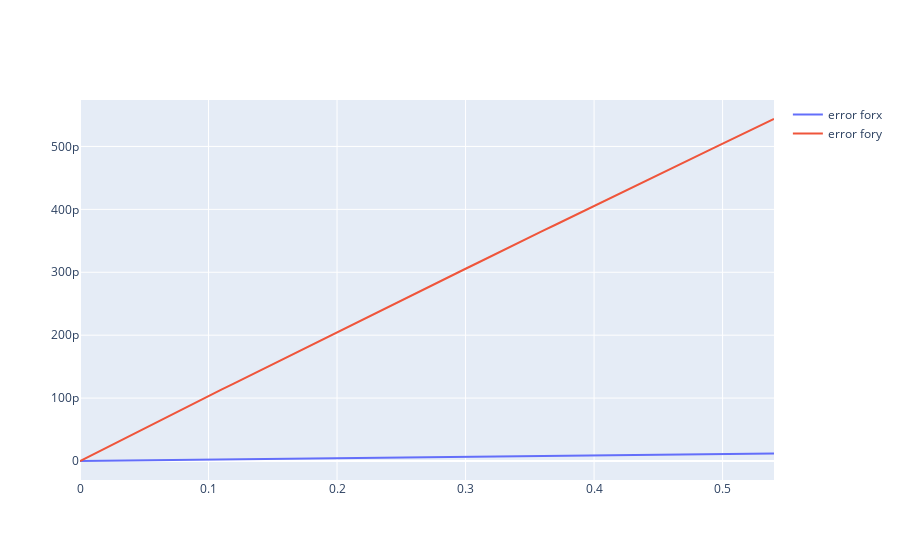

Notebook source saved alongside this figure:
### Markdown cell above
Построим график зависимости модуля разности реального значения функции и значения, полученного методом 3-го порядка от t.

### Code cell
error3 = [[abs(result3[i][j] - result0[i][j]) for j in range(len(result0[i]))] for i in range(len(result0))]
fig2 = go.Figure()
fig, ax = pyplot.subplots()
for i in range(len(error3)):
    fig2.add_trace(go.Scatter(x=args, y=error3[i], name="error for" + lables[i]))
    ax.plot(args, error3[i], label="error for " + lables[i])
fig2.show()
ax.legend()
pyplot.show()
